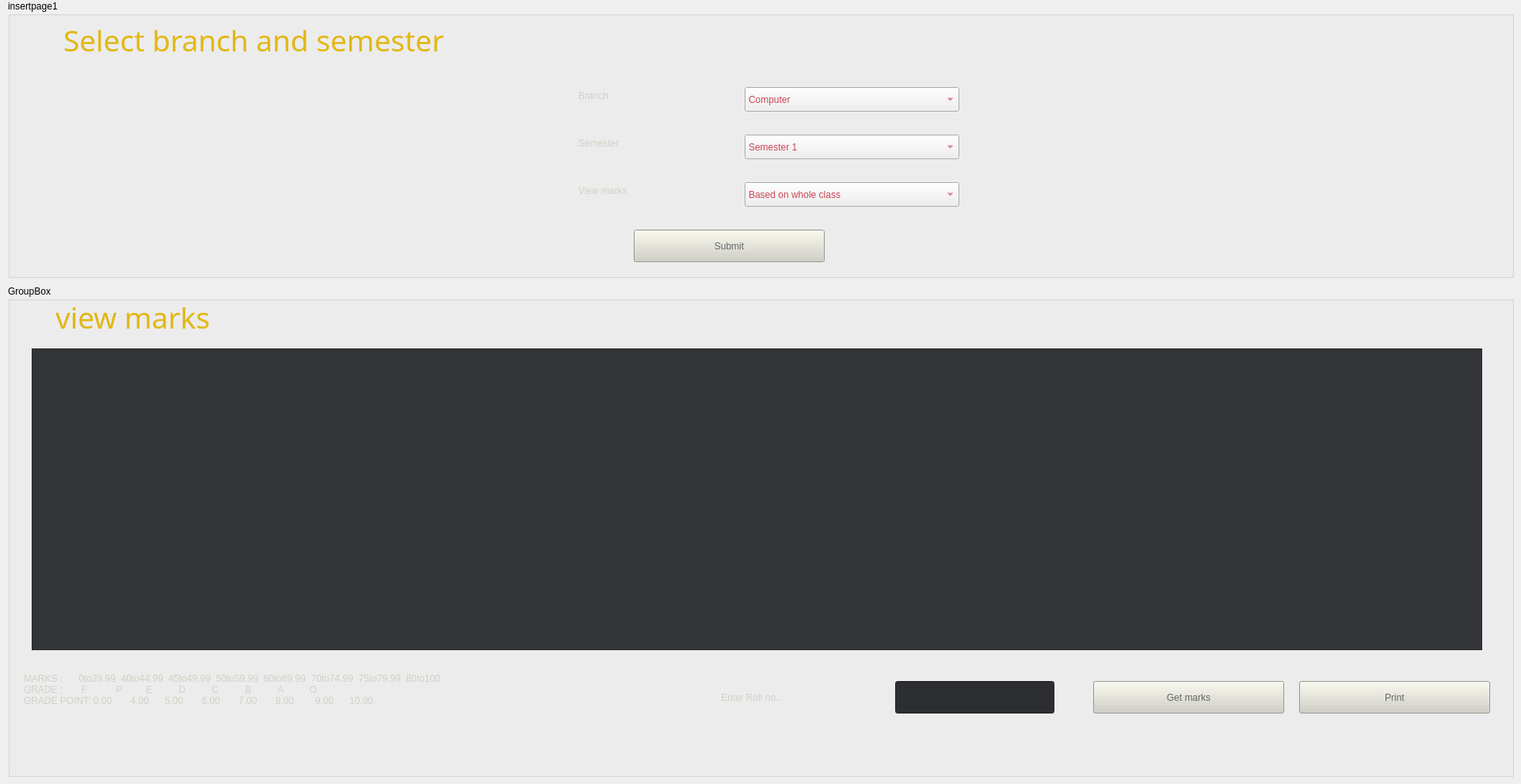
    <widget class="QWidget" name="tab_8">
     <attribute name="title">
      <string>view</string>
     </attribute>
     <widget class="QGroupBox" name="gb41">
      <property name="geometry">
       <rect>
        <x>10</x>
        <y>0</y>
        <width>1901</width>
        <height>351</height>
       </rect>
      </property>
      <property name="mouseTracking">
       <bool>false</bool>
      </property>
      <property name="styleSheet">
       <string notr="true"/>
      </property>
      <property name="title">
       <string>insertpage1</string>
      </property>
      <widget class="QLabel" name="label_40">
       <property name="geometry">
        <rect>
         <x>70</x>
         <y>20</y>
         <width>741</width>
         <height>61</height>
        </rect>
       </property>
       <property name="font">
        <font>
         <family>Roboto Mono SemiBold</family>
         <pointsize>28</pointsize>
         <weight>7</weight>
         <italic>false</italic>
         <bold>false</bold>
        </font>
       </property>
       <property name="styleSheet">
        <string notr="true">color: rgb(226, 183, 20);
font: 63 28pt &quot;Roboto Mono SemiBold&quot;;
</string>
       </property>
       <property name="text">
        <string>Select branch and semester</string>
       </property>
      </widget>
      <widget class="QLabel" name="label_41">
       <property name="geometry">
        <rect>
         <x>720</x>
         <y>160</y>
         <width>231</width>
         <height>41</height>
        </rect>
       </property>
       <property name="styleSheet">
        <string notr="true">color: rgb(209, 208, 197);
font: 57 14pt &quot;Roboto Mono Medium&quot;;</string>
       </property>
       <property name="text">
        <string>Semester</string>
       </property>
      </widget>
      <widget class="QLabel" name="label_42">
       <property name="geometry">
        <rect>
         <x>720</x>
         <y>100</y>
         <width>231</width>
         <height>41</height>
        </rect>
       </property>
       <property name="styleSheet">
        <string notr="true">color: rgb(209, 208, 197);
font: 57 14pt &quot;Roboto Mono Medium&quot;;</string>
       </property>
       <property name="text">
        <string>Branch</string>
       </property>
      </widget>
      <widget class="QComboBox" name="cb41">
       <property name="geometry">
        <rect>
         <x>930</x>
         <y>110</y>
         <width>271</width>
         <height>31</height>
        </rect>
       </property>
       <property name="styleSheet">
        <string notr="true">color: rgb(202, 71, 84);
selection-color: rgb(100, 102, 105);
selection-background-color: rgb(226, 183, 20);</string>
       </property>
       <item>
        <property name="text">
         <string>Computer</string>
        </property>
       </item>
       <item>
        <property name="text">
         <string>Information technology</string>
        </property>
       </item>
       <item>
        <property name="text">
         <string>Artificial intelligence and data science</string>
        </property>
       </item>
       <item>
        <property name="text">
         <string>Electronics and telecommunication</string>
        </property>
       </item>
       <item>
        <property name="text">
         <string>Mechanical</string>
        </property>
       </item>
      </widget>
      <widget class="QComboBox" name="cb42">
       <property name="geometry">
        <rect>
         <x>930</x>
         <y>170</y>
         <width>271</width>
         <height>31</height>
        </rect>
       </property>
       <property name="styleSheet">
        <string notr="true">color: rgb(202, 71, 84);
selection-color: rgb(100, 102, 105);
selection-background-color: rgb(226, 183, 20);</string>
       </property>
       <item>
        <property name="text">
         <string>Semester 1</string>
        </property>
       </item>
       <item>
        <property name="text">
         <string>Semester 2</string>
        </property>
       </item>
       <item>
        <property name="text">
         <string>Semester 3</string>
        </property>
       </item>
       <item>
        <property name="text">
         <string>Semester 4</string>
        </property>
       </item>
       <item>
        <property name="text">
         <string>Semester 5</string>
        </property>
       </item>
       <item>
        <property name="text">
         <string>Semester 6</string>
        </property>
       </item>
       <item>
        <property name="text">
         <string>Semester 7</string>
        </property>
       </item>
       <item>
        <property name="text">
         <string>Semester 8</string>
        </property>
       </item>
      </widget>
      <widget class="QPushButton" name="b41">
       <property name="geometry">
        <rect>
         <x>790</x>
         <y>290</y>
         <width>241</width>
         <height>41</height>
        </rect>
       </property>
       <property name="styleSheet">
        <string notr="true">background-color: rgb(209, 208, 197);
color: rgb(100, 102, 105);</string>
       </property>
       <property name="text">
        <string>Submit</string>
       </property>
      </widget>
      <widget class="QComboBox" name="cb43">
       <property name="geometry">
        <rect>
         <x>930</x>
         <y>230</y>
         <width>271</width>
         <height>31</height>
        </rect>
       </property>
       <property name="styleSheet">
        <string notr="true">color: rgb(202, 71, 84);
selection-color: rgb(100, 102, 105);
selection-background-color: rgb(226, 183, 20);</string>
       </property>
       <item>
        <property name="text">
         <string>Based on whole class</string>
        </property>
       </item>
       <item>
        <property name="text">
         <string>Based on individual</string>
        </property>
       </item>
      </widget>
      <widget class="QLabel" name="label_45">
       <property name="geometry">
        <rect>
         <x>720</x>
         <y>220</y>
         <width>201</width>
         <height>41</height>
        </rect>
       </property>
       <property name="styleSheet">
        <string notr="true">color: rgb(209, 208, 197);
font: 57 14pt &quot;Roboto Mono Medium&quot;;</string>
       </property>
       <property name="text">
        <string>View marks</string>
       </property>
      </widget>
     </widget>
     <widget class="QGroupBox" name="gb42">
      <property name="geometry">
       <rect>
        <x>10</x>
        <y>360</y>
        <width>1901</width>
        <height>621</height>
       </rect>
      </property>
      <property name="title">
       <string>GroupBox</string>
      </property>
      <widget class="QLabel" name="label_43">
       <property name="geometry">
        <rect>
         <x>60</x>
         <y>20</y>
         <width>341</width>
         <height>41</height>
        </rect>
       </property>
       <property name="font">
        <font>
         <family>Roboto Mono SemiBold</family>
         <pointsize>28</pointsize>
         <weight>7</weight>
         <italic>false</italic>
         <bold>false</bold>
        </font>
       </property>
       <property name="styleSheet">
        <string notr="true">color: rgb(226, 183, 20);
font: 63 28pt &quot;Roboto Mono SemiBold&quot;;
</string>
       </property>
       <property name="text">
        <string>view marks</string>
       </property>
      </widget>
      <widget class="QTableWidget" name="tableWidget">
       <property name="geometry">
        <rect>
         <x>30</x>
         <y>80</y>
         <width>1831</width>
         <height>381</height>
        </rect>
       </property>
       <property name="styleSheet">
        <string notr="true">background-color: rgb(50, 52, 55);
color: rgb(170, 170, 127);</string>
       </property>
      </widget>
      <widget class="QPushButton" name="b44">
       <property name="geometry">
        <rect>
         <x>1630</x>
         <y>500</y>
         <width>241</width>
         <height>41</height>
        </rect>
       </property>
       <property name="styleSheet">
        <string notr="true">background-color: rgb(209, 208, 197);
color: rgb(100, 102, 105);</string>
       </property>
       <property name="text">
        <string>Print</string>
       </property>
      </widget>
      <widget class="QPushButton" name="b43">
       <property name="geometry">
        <rect>
         <x>1370</x>
         <y>500</y>
         <width>241</width>
         <height>41</height>
        </rect>
       </property>
       <property name="styleSheet">
        <string notr="true">background-color: rgb(209, 208, 197);
color: rgb(100, 102, 105);</string>
       </property>
       <property name="text">
        <string>Get marks</string>
       </property>
      </widget>
      <widget class="QLabel" name="label_44">
       <property name="geometry">
        <rect>
         <x>900</x>
         <y>500</y>
         <width>211</width>
         <height>41</height>
        </rect>
       </property>
       <property name="styleSheet">
        <string notr="true">color: rgb(209, 208, 197);
font: 57 14pt &quot;Roboto Mono Medium&quot;;</string>
       </property>
       <property name="text">
        <string>Enter Roll no.:</string>
       </property>
      </widget>
      <widget class="QLineEdit" name="tf41">
       <property name="geometry">
        <rect>
         <x>1120</x>
         <y>500</y>
         <width>201</width>
         <height>41</height>
        </rect>
       </property>
       <property name="styleSheet">
        <string notr="true">background-color: rgb(44, 46, 49);
color: rgb(209, 208, 197);</string>
       </property>
       <property name="text">
        <string/>
       </property>
      </widget>
      <widget class="QLabel" name="label_50">
       <property name="geometry">
        <rect>
         <x>20</x>
         <y>470</y>
         <width>871</width>
         <height>81</height>
        </rect>
       </property>
       <property name="styleSheet">
        <string notr="true">color: rgb(209, 208, 197);
font: 57 9pt &quot;Roboto Mono Medium&quot;;</string>
       </property>
       <property name="text">
        <string>MARKS :      0to39.99  40to44.99  45to49.99  50to59.99  60to69.99  70to74.99  75to79.99  80to100
GRADE :       F           P         E          D          C          B          A          O
GRADE POINT: 0.00       4.00      5.00       6.00       7.00       8.00        9.00      10.00</string>
       </property>
      </widget>
     </widget>
    </widget>
